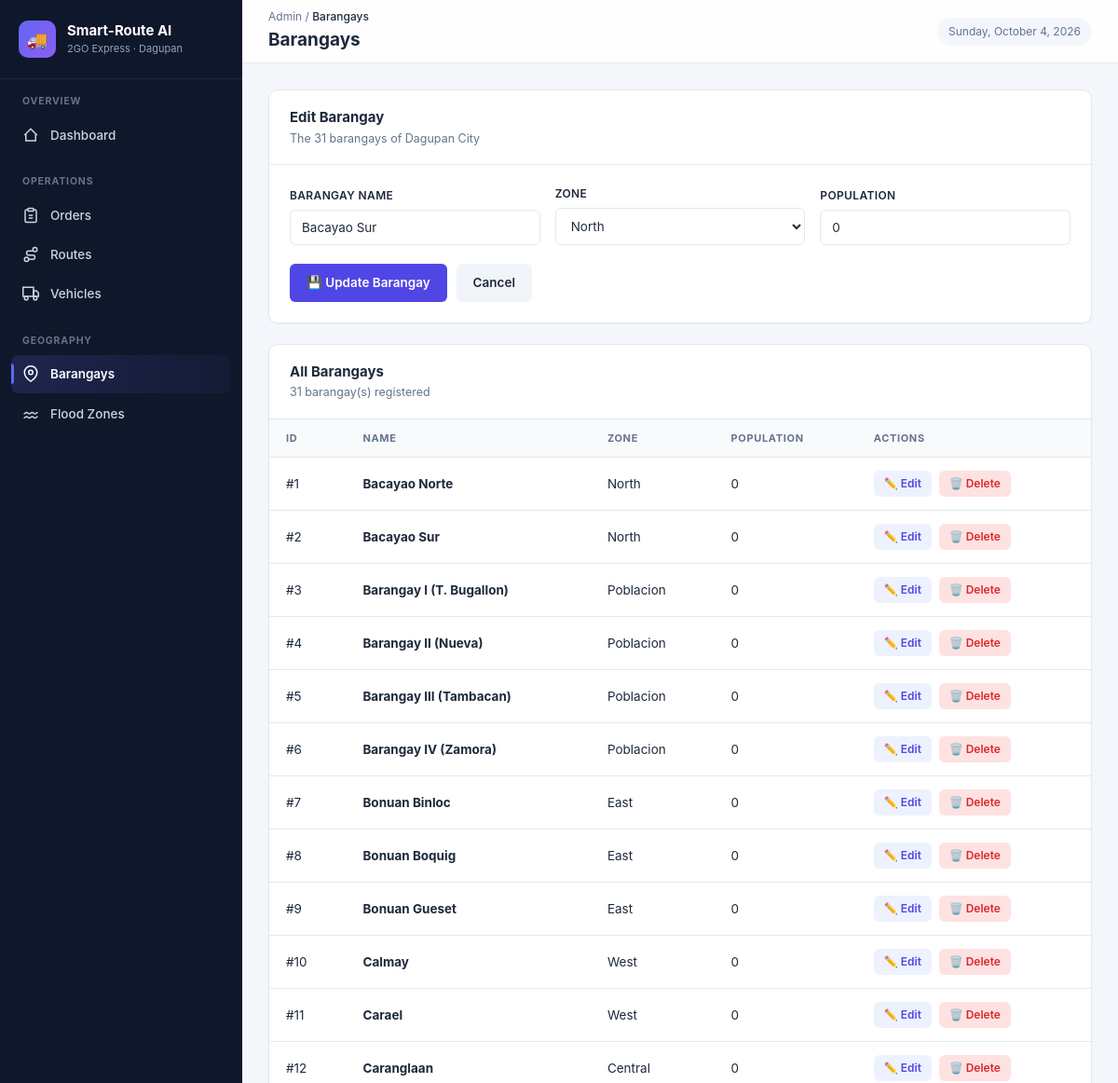
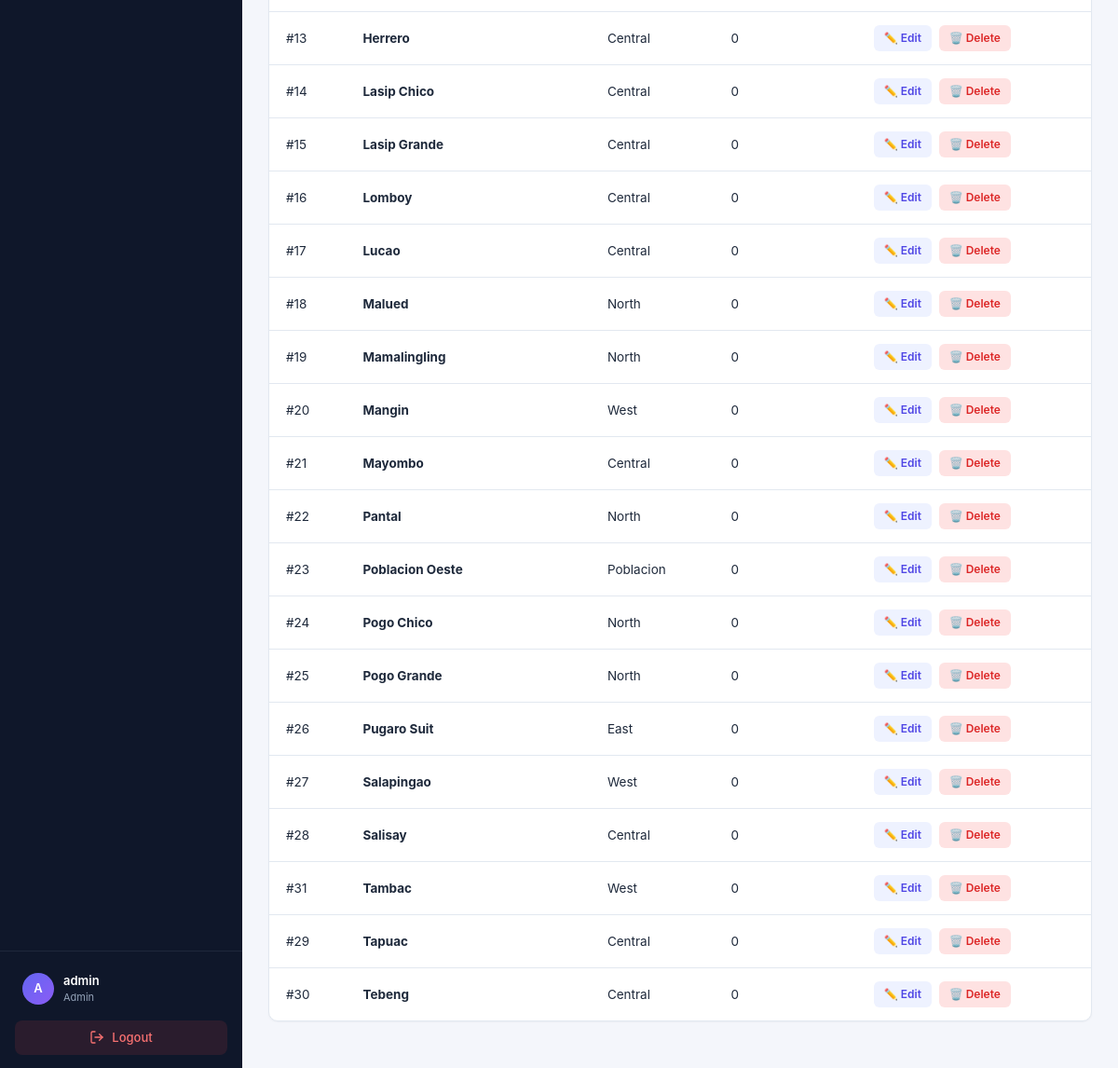
The page /barangays.php?edit=2 (signed in) on the database its author committed (2 pictures, top to bottom).
### tables this page shows
CREATE TABLE `barangays` (
  `id` int(11) NOT NULL,
  `name` varchar(100) NOT NULL,
  `zone` varchar(50) DEFAULT NULL,
  `population` int(11) DEFAULT 0
);

### db.php (called while the page is built, shortened)
<?php
class Database {
    private static $instance = null;
    private $connection;
    private function __construct() {
        $config = require __DIR__ . '/../config/database.php';
        $dsn = "mysql:host={$config['host']};dbname={$config['name']};charset=utf8mb4";
        $options = [
            PDO::ATTR_ERRMODE => PDO::ERRMODE_EXCEPTION,
            PDO::ATTR_DEFAULT_FETCH_MODE => PDO::FETCH_ASSOC,
            PDO::ATTR_EMULATE_PREPARES => false,
        ];
        try {
            $this->connection = new PDO($dsn, $config['user'], $config['pass'], $options);
        } catch (PDOException $e) {
            die("Database connection failed: " . $e->getMessage());
        }
    }
    public static function getInstance() {
        if (self::$instance === null) {
            self::$instance = new self();
        }
        return self::$instance;
    }
    public function queryAll($sql, $params = []) {
        $stmt = $this->connection->prepare($sql);
        $stmt->execute($params);
        return $stmt->fetchAll();
    }
    public function queryOne($sql, $params = []) {
        $stmt = $this->connection->prepare($sql);
        $stmt->execute($params);
        return $stmt->fetch();
    }
}

### database.php (called while the page is built)
<?php
return [
    'host' => 'localhost',
    'name' => 'smart_route_ai',
    'user' => 'root',
    'pass' => '',
];

### barangays.php (the view, shortened to what this page needs)
<?php
$db = Database::getInstance();
$edit = null;
if (isset($_GET['edit'])) {
    $edit = $db->queryOne("SELECT * FROM barangays WHERE id = ?", [(int)$_GET['edit']]);
}
$barangays = $db->queryAll("SELECT * FROM barangays ORDER BY name");
require_once 'includes/header.php';
?>
<div class="panel">
    <div class="panel-header">
        <div>
            <h3><?= $edit ? 'Edit Barangay' : 'Add Barangay' ?></h3>
            <p>The 31 barangays of Dagupan City</p>
        </div>
    </div>
    <div class="panel-body">
        <form method="POST" class="form-grid">
            <div class="form-field">
                <label>Barangay Name</label>
                <input type="text" name="name" required placeholder="e.g., Lucao"
                       value="<?= htmlspecialchars($edit['name'] ?? '') ?>">
            </div>
            <div class="form-field">
                <label>Zone</label>
                <select name="zone">
                    <?php foreach (['Poblacion','North','East','West','Central'] as $z): ?>
                        <option value="<?= $z ?>" <?= ($edit['zone'] ?? '') === $z ? 'selected' : '' ?>><?= $z ?></option>
                    <?php endforeach; ?>
                </select>
            </div>
            <div class="form-field">
                <label>Population</label>
                <input type="number" name="population" min="0" placeholder="e.g., 5000"
                       value="<?= htmlspecialchars($edit['population'] ?? '') ?>">
            </div>
            <div class="form-actions">
                <button type="submit" class="btn"><?= $edit ? '💾 Update Barangay' : '➕ Add Barangay' ?></button>
                <?php if ($edit): ?>
                    <a href="barangays.php" class="btn-secondary">Cancel</a>
                <?php endif; ?>
            </div>
        </form>
    </div>
</div>
<div class="panel">
    <div class="panel-header">
        <div>
            <h3>All Barangays</h3>
            <p><?= count($barangays) ?> barangay(s) registered</p>
        </div>
    </div>
    <div class="table-wrap">
        <table>
            <thead>
                <tr><th>ID</th><th>Name</th><th>Zone</th><th>Population</th><th>Actions</th></tr>
            </thead>
            <tbody>
                <?php foreach ($barangays as $b): ?>
                    <tr>
                        <td>#<?= $b['id'] ?></td>
                        <td><strong><?= htmlspecialchars($b['name']) ?></strong></td>
                        <td><?= htmlspecialchars($b['zone'] ?? '—') ?></td>
                        <td><?= number_format($b['population'] ?? 0) ?></td>
                        <td>
                            <a href="?edit=<?= $b['id'] ?>" class="btn-sm">✏️ Edit</a>
                            <a href="?delete=<?= $b['id'] ?>" class="btn-sm danger"
                               onclick="return confirm('Delete this barangay?')">🗑️ Delete</a>
                        </td>
                    </tr>
                <?php endforeach; ?>
            </tbody>
        </table>
    </div>
</div>
<?php require_once 'includes/footer.php'; ?>

### style.css (style rules this page uses)
:root { --sidebar-width: 260px; --topbar-height: 68px; --color-bg: #f4f6fb; --color-surface: #ffffff; --color-sidebar: #0f172a; --color-sidebar-hover: #1e293b; --color-sidebar-active: #6366f1; --color-primary: #4f46e5; --color-primary-hover: #4338ca; --color-text: #1e293b; --color-text-muted: #64748b; --color-border: #e2e8f0; --color-success: #10b981; --color-warning: #f59e0b; --color-danger: #ef4444; --radius: 10px; --radius-sm: 6px; --shadow-sm: 0 1px 2px rgba(15, 23, 42, 0.04); --shadow: 0 4px 12px rgba(15, 23, 42, 0.06); --shadow-lg: 0 12px 32px rgba(15, 23, 42, 0.10); }
* { margin: 0; padding: 0; box-sizing: border-box; }
body { font-family: -apple-system, BlinkMacSystemFont, "Segoe UI", Roboto, "Helvetica Neue", Arial, sans-serif; background: var(--color-bg); color: var(--color-text); font-size: 14px; line-height: 1.5; -webkit-font-smoothing: antialiased; }
a { color: inherit; text-decoration: none; }
.panel { background: var(--color-surface); border-radius: var(--radius); box-shadow: var(--shadow-sm); border: 1px solid var(--color-border); margin-bottom: 22px; overflow: hidden; }
.panel-header { padding: 18px 22px; border-bottom: 1px solid var(--color-border); display: flex; align-items: center; justify-content: space-between; gap: 12px; flex-wrap: wrap; }
.panel-header h3 { font-size: 15px; font-weight: 700; color: var(--color-text); }
.panel-header p { font-size: 12.5px; color: var(--color-text-muted); margin-top: 2px; }
.panel-body { padding: 22px; }
.table-wrap { overflow-x: auto; }
table { width: 100%; border-collapse: collapse; font-size: 13.5px; }
thead th { text-align: left; padding: 12px 18px; font-size: 11px; font-weight: 700; color: var(--color-text-muted); text-transform: uppercase; letter-spacing: 0.06em; background: #f8fafc; border-bottom: 1px solid var(--color-border); white-space: nowrap; }
tbody td { padding: 14px 18px; border-bottom: 1px solid var(--color-border); color: var(--color-text); vertical-align: middle; }
tbody tr:last-child td { border-bottom: none; }
.btn { display: inline-flex; align-items: center; gap: 8px; padding: 10px 18px; background: var(--color-primary); color: #fff; border: none; border-radius: var(--radius-sm); font-size: 13.5px; font-weight: 600; cursor: pointer; transition: all 0.15s; font-family: inherit; white-space: nowrap; }
.btn-secondary { display: inline-flex; align-items: center; padding: 10px 18px; background: #f1f5f9; color: var(--color-text); text-decoration: none; border-radius: var(--radius-sm); font-size: 13.5px; font-weight: 600; transition: background 0.15s; }
.btn-sm { display: inline-flex; align-items: center; gap: 5px; padding: 5px 11px; background: #eef2ff; color: var(--color-primary); border-radius: 6px; font-size: 12px; font-weight: 600; transition: all 0.15s; margin-right: 4px; }
.btn-sm.danger { background: #fee2e2; color: #dc2626; }
.form-grid { display: grid; grid-template-columns: repeat(auto-fit, minmax(220px, 1fr)); gap: 16px; align-items: end; }
.form-field { display: flex; flex-direction: column; gap: 6px; }
.form-field label { font-size: 12px; font-weight: 600; color: var(--color-text); text-transform: uppercase; letter-spacing: 0.03em; }
.form-field input, .form-field select, .form-field textarea { padding: 10px 12px; border: 1.5px solid var(--color-border); border-radius: var(--radius-sm); font-size: 13.5px; font-family: inherit; background: #fff; color: var(--color-text); transition: border-color 0.15s, box-shadow 0.15s; width: 100%; }
.form-actions { display: flex; gap: 10px; grid-column: 1 / -1; padding-top: 4px; }

### rows shown on the page
barangays: name "Bacayao Sur", zone "North", population "0", id "2"
barangays: id "1", name "Bacayao Norte", zone "North", population "0"
barangays: id "3", name "Barangay I (T. Bugallon)", zone "Poblacion", population "0"
barangays: id "4", name "Barangay II (Nueva)", zone "Poblacion", population "0"
barangays: id "5", name "Barangay III (Tambacan)", zone "Poblacion", population "0"
barangays: id "6", name "Barangay IV (Zamora)", zone "Poblacion", population "0"
barangays: id "7", name "Bonuan Binloc", zone "East", population "0"
barangays: id "8", name "Bonuan Boquig", zone "East", population "0"
barangays: id "9", name "Bonuan Gueset", zone "East", population "0"
barangays: id "10", name "Calmay", zone "West", population "0"
barangays: id "11", name "Carael", zone "West", population "0"
barangays: id "12", name "Caranglaan", zone "Central", population "0"
barangays: id "13", name "Herrero", zone "Central", population "0"
barangays: id "14", name "Lasip Chico", zone "Central", population "0"
barangays: id "15", name "Lasip Grande", zone "Central", population "0"
barangays: id "16", name "Lomboy", zone "Central", population "0"
barangays: id "17", name "Lucao", zone "Central", population "0"
barangays: id "18", name "Malued", zone "North", population "0"
barangays: id "19", name "Mamalingling", zone "North", population "0"
barangays: id "20", name "Mangin", zone "West", population "0"
barangays: id "21", name "Mayombo", zone "Central", population "0"
barangays: id "22", name "Pantal", zone "North", population "0"
barangays: id "23", name "Poblacion Oeste", zone "Poblacion", population "0"
barangays: id "24", name "Pogo Chico", zone "North", population "0"
barangays: id "25", name "Pogo Grande", zone "North", population "0"
barangays: id "26", name "Pugaro Suit", zone "East", population "0"
barangays: id "27", name "Salapingao", zone "West", population "0"
barangays: id "28", name "Salisay", zone "Central", population "0"
barangays: id "31", name "Tambac", zone "West", population "0"
barangays: id "29", name "Tapuac", zone "Central", population "0"
barangays: id "30", name "Tebeng", zone "Central", population "0"

### other values the page prints
substr($_SESSION['username'], 0, 1) "A"
$_SESSION['username'] "admin"
$_SESSION['role'] "Admin"
$pageTitle "Barangays"
count($barangays) "31"
